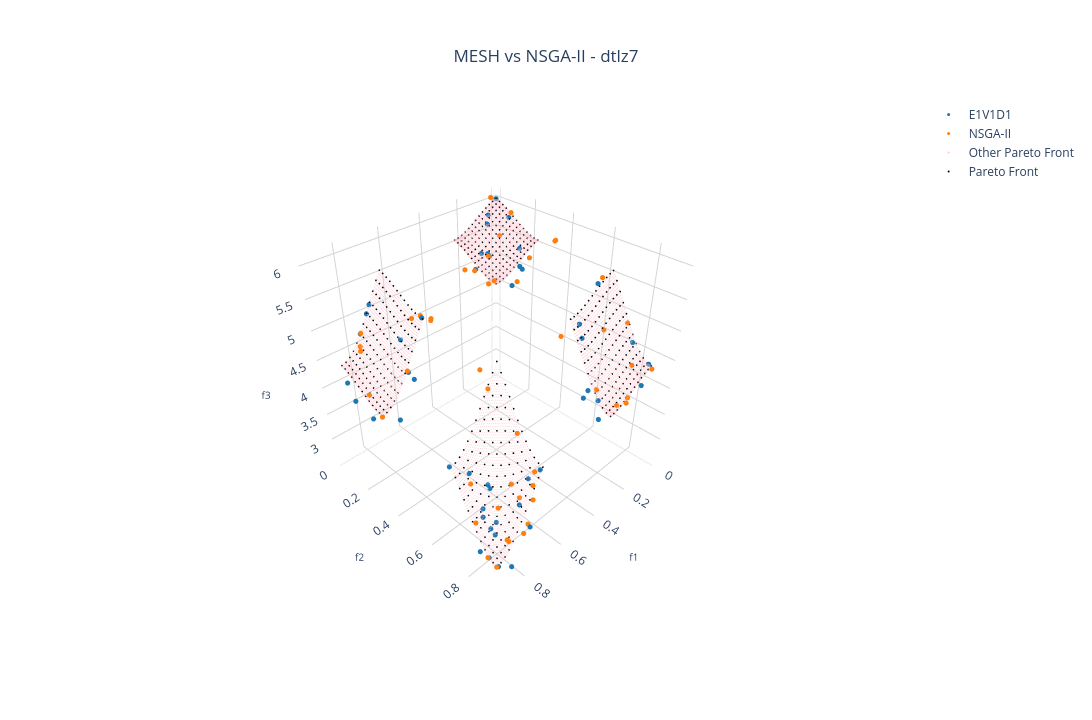

Notebook code cell kept with this figure:
### Markdown cell above
### MESH vs Pymoo 3D:

### Code cell
# Creating a subplot
fig = go.Figure()

add_MESH = True
if(add_MESH):
    for i in range(num_dataset):
        fig.add_trace(pareto_front[i])

fig.add_trace(go.Scatter3d(x=res.F[:,0], 
               y=res.F[:,1],
               z=res.F[:,2],
               mode='markers', marker=dict(size=3, color=solid_colors[-1]),
               name="NSGA-II")
               )

# Setting layout
fig.update_layout(
    showlegend=True,
    scene=dict(
        camera=dict(
          eye=dict(x=1.5,y=1.5,z=1.5)
        ),
        xaxis=dict(
            #range=[-0.15, 0.65],
            title=dict(text='f1', font=dict(size=10)),
            backgroundcolor='white',  # X-axis background
            gridcolor='lightgray',    # Grid color on X axis 
            showbackground=True       # Show background
        ),
        yaxis=dict(
            #range=[-0.15, 0.65],
            title=dict(text='f2', font=dict(size=10)),
            backgroundcolor='white',  # Y-axis background
            gridcolor='lightgray',    # Grid color on Y axis
            showbackground=True       # Show background
        ),
        zaxis=dict(
            #range=[-0.15, 0.65],
            title=dict(text='f3', font=dict(size=10)),
            backgroundcolor='white',  # Z-axis background
            gridcolor='lightgray',    # Grid color on Z axis
            showbackground=True       # Show background
        ),
        aspectmode='cube',
    ),
    title=dict(
        text='MESH vs NSGA-II - ' + experiment_name,
        x=0.5,  # Centering the title
        xanchor='center',
        yanchor='top'
    ),
    #margin=dict(l=0, r=0, b=0, t=0), # Rearrange the margin
    width=1520,   # Figure width (pixels)
    height=720,  # Figure height (pixels)
    paper_bgcolor="white",
    plot_bgcolor='white'
)

# Plotting the Pareto front
real_pareto_front = get_pareto(experiment_name, n_pareto_density, position_dim, 3)
fig.add_trace(
	go.Scatter3d(x=real_pareto_front[:,0],
		y=real_pareto_front[:,1],
		z=real_pareto_front[:,2],
		mode='markers', marker=dict(size=1, color='black'),
		name='Pareto Front',
		showlegend=(i==0)
		)
	)

# Showing the figure
fig.show()

### Figure 1 — Plotly figure (JSON) as saved in the notebook; plotly's stock layout.template omitted (floating-point values rounded to 4 significant figures; data arrays with more than 128 entries replaced by an {"elided": "..."} marker saying what was removed)
{"data": [{"marker": {"color": "#1f77b4", "size": 3}, "mode": "markers", "name": "E1V1D1", "showlegend": true, "type": "scatter3d", "x": [0, 0, 0.01486, 0.01988, 0.07242, 0.07654, 0.08401, 0.08874, 0.1032, 0.1313, 0.1406, 0.1749, 0.1771, 0.1947, 0.2129, 0.2222, 0.2399, 0.2467, 0.2656, 0.2756, 0.3061, 0.3185, 0.6318, 0.642, 0.6688, 0.6929, 0.6983, 0.715, 0.715, 0.7297, 0.738, 0.738, 0.7548, 0.7643, 0.7663, 0.7846, 0.8035, 0.8059, 0.8073, 0.8073, 0.8157, 0.8372, 0.8465, 0.8533, 0.8588, 0.8633, 0.8783, 0.8894, 0.908, 0.9147], "y": [0, 0.8442, 0.7675, 0.09551, 0.2098, 0.029, 0.6261, 0.8764, 0.05068, 0.2668, 0.2894, 0.1248, 0.1363, 0.1078, 0.6512, 0.6749, 0.3274, 0.7939, 0.1463, 0.763, 0.8442, 0.7758, 0.2392, 0.8533, 0.8242, 0.1776, 0, 0, 0.8272, 0.259, 0.3036, 0.9007, 0, 0.7293, 0.7207, 0.7809, 0.7939, 0.7353, 0.6692, 0.7758, 0.7454, 0.909, 0.3429, 0.8599, 0.8186, 0.6307, 0.7939, 0.0801, 0.26, 0.1636], "z": [6, 4.316, 4.591, 5.806, 5.479, 5.836, 5.464, 4.164, 5.738, 5.321, 5.317, 5.411, 5.379, 5.418, 5.037, 4.858, 5.229, 4.04, 5.286, 4.217, 3.932, 4.197, 5.147, 3.841, 3.673, 4.784, 5.097, 4.97, 3.317, 4.436, 4.415, 3.177, 4.688, 3.493, 3.543, 3.044, 2.891, 3.237, 3.725, 2.969, 3.131, 2.73, 4.001, 2.615, 2.678, 3.887, 2.787, 4.208, 3.974, 4.099]}, {"marker": {"color": "#ff7f0e", "size": 3}, "mode": "markers", "name": "NSGA-II", "type": "scatter3d", "x": [0.8624, 0.8589, 0.7335, 0.03277, 1.821e-13, 0.3308, 0.6265, 0.6779, 0.2346, 0.0007366, 0.2758, 0.08976, 0.7065, 0.7364, 0.6537, 0.009393, 0.059, 0.7901, 0.6786, 0.096, 0.7651, 0.004289, 0.05957, 0.1201, 0.7087, 0.6508, 0.03748, 0.7901, 0.2939, 0.8624, 0.1927, 0.3252, 0.6301, 0.6315, 0.6913, 0.7901, 0.1806, 0.6774, 0.2346, 0.6537, 0.7563, 0.03277, 0.8155, 0.844, 0.7521, 0.1658, 0.2624, 0.1462, 0.7763, 0.8528], "y": [0.25, 0.8571, 0.8868, 2.961e-13, 0.3403, 0.6606, 0.2873, 0.5965, 0.3495, 0.09009, 0.1514, 0.2816, 0.8191, 0.2631, 0.2059, 0.73, 0.8053, 0.04237, 0.6354, 0.1163, 0.7708, 0.3403, 0.6269, 0.699, 0.7804, 0.8363, 0.8818, 0.8487, 0.2506, 0.8165, 0.8443, 0.1474, 0.2897, 0.2318, 0.8691, 0.8413, 0.1346, 0.8539, 0.7725, 0.7526, 0.006153, 0.002134, 0.6843, 0.1497, 0.8846, 0.8677, 0.2506, 0.8587, 0.02197, 0.7471], "z": [3.884, 2.616, 3.176, 6.054, 5.686, 5.049, 5.204, 5.021, 5.318, 5.862, 5.286, 5.433, 3.407, 4.48, 5.12, 4.862, 4.333, 4.518, 4.797, 5.61, 3.237, 5.679, 5.527, 4.872, 3.564, 3.784, 4.369, 2.888, 5.224, 2.687, 3.944, 5.361, 5.185, 5.172, 3.464, 2.897, 5.386, 3.649, 4.168, 4.261, 4.713, 6.052, 3.593, 4.035, 3.043, 3.982, 5.233, 4.02, 4.539, 3.134]}, {"marker": {"color": "pink", "size": 0.5}, "mode": "markers", "name": "Other Pareto Front", "type": "scatter3d", "x": {"elided": "9409 float values"}, "y": {"elided": "9409 float values"}, "z": {"elided": "9409 float values"}}, {"marker": {"color": "black", "size": 1}, "mode": "markers", "name": "Pareto Front", "showlegend": true, "type": "scatter3d", "x": {"elided": "625 float values"}, "y": {"elided": "625 float values"}, "z": {"elided": "625 float values"}}], "layout": {"height": 720, "paper_bgcolor": "white", "plot_bgcolor": "white", "scene": {"aspectmode": "cube", "camera": {"eye": {"x": 1.5, "y": 1.5, "z": 1.5}}, "xaxis": {"backgroundcolor": "white", "gridcolor": "lightgray", "showbackground": true, "title": {"font": {"size": 10}, "text": "f1"}}, "yaxis": {"backgroundcolor": "white", "gridcolor": "lightgray", "showbackground": true, "title": {"font": {"size": 10}, "text": "f2"}}, "zaxis": {"backgroundcolor": "white", "gridcolor": "lightgray", "showbackground": true, "title": {"font": {"size": 10}, "text": "f3"}}}, "showlegend": true, "title": {"text": "MESH vs NSGA-II - dtlz7", "x": 0.5, "xanchor": "center", "yanchor": "top"}, "width": 1520}}
